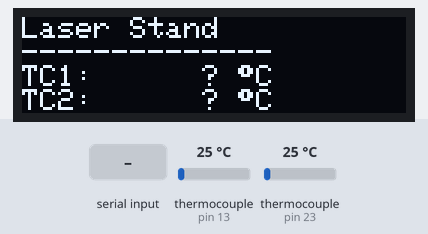
A sketch run on a simulated Arduino Uno, built with avr-gcc and run on an emulated ATmega328P. Parts: 128×32 one-colour display. Inputs (shaded band) come from the test bench; at power-on: thermocouple (sensors on pin 13, pin 23) 25 °C. The display library's start-up logo is not drawn; what the sketch prints to the serial monitor is not drawn.

Above: at 3.2 s.
3.3 s: "90,45\n" received over Serial
Timing chart, 0 to 6.3 s (numbered marks = the images above; inputs shaded):
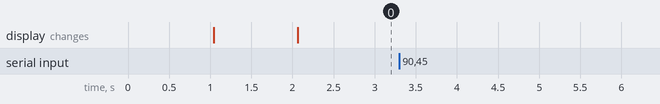

Measured:
- after the input at 3.3 s, every drawn part: stays the same

The sketch:

dual_tc_logger.ino
```cpp
#include <SPI.h>
#include <Wire.h>
#include "Adafruit_MAX31855.h"
#include <Adafruit_GFX.h>
#include <Adafruit_SSD1306.h>

#define SCREEN_WIDTH 128 // OLED display width, in pixels
#define SCREEN_HEIGHT 32 // OLED display height, in pixels

#define MAXDO1 12
#define MAXCS1 13
#define MAXCLK1 15

#define MAXDO2 19
#define MAXCS2 23
#define MAXCLK2 5

#define I2C_SDA 33
#define I2C_SCL 32

#define N_POINTS 2000

// Declaration for an SSD1306 display connected to I2C (SDA, SCL pins)
#define OLED_RESET     -1 // Reset pin # (or -1 if sharing Arduino reset pin)
#define SCREEN_ADDRESS 0x3C ///< See datasheet for Address; 0x3D for 128x64, 0x3C for 128x32

Adafruit_SSD1306 display(SCREEN_WIDTH, SCREEN_HEIGHT, &Wire, OLED_RESET);

//Initialize the Thermocouple
Adafruit_MAX31855 thermocouple1(MAXCLK1, MAXCS1, MAXDO1);
Adafruit_MAX31855 thermocouple2(MAXCLK2, MAXCS2, MAXDO2);

char responseBuffer[50];
unsigned long dt = 5;  // 10 ms
unsigned long lcdInterval;
unsigned long lcdPreviousMillis;
unsigned long duration = 5000;
char dataLineBuffer[20];
double elapsedTime;


bool logFlag;
bool hasLog;
String logData;
unsigned long logStartTime;

void lcdTemperature(double t1, double t2) {
  char buff[30]; // Buffer big enough for 7-character float
  display.clearDisplay();
  display.setTextSize(1);      // Normal 1:1 pixel scale
  display.setTextColor(SSD1306_WHITE); // Draw white text
//  display.cp437(true);         // Use full 256 char 'Code Page 437' font
  display.setCursor(0, 0);     // Start at top-left corner
  display.println("Laser Stand");
  display.println("--------------");
  snprintf(buff, sizeof(buff), "TC1: %6.2f \367C\nTC2: %6.2f \367C", t1, t2);
  display.println(buff);
  display.display();
  delay(10);
}


void setup() {
  Serial.begin(115200);
  delay(500);
  //I2CLCD.begin(I2C_SDA, I2C_SCL, 400000);
  // SSD1306_SWITCHCAPVCC = generate display voltage from 3.3V internally
  delay(500);
  if(!display.begin(SSD1306_SWITCHCAPVCC, SCREEN_ADDRESS)) {
    Serial.println(F("SSD1306 allocation failed"));
    for(;;); // Don't proceed, loop forever
  }

  // Show initial display buffer contents on the screen --
  // the library initializes this with an Adafruit splash screen.
  display.display();
  delay(1000); // Pause for 1 seconds

  // Clear the buffer
  display.clearDisplay();

  // Draw a single pixel in white
  display.drawPixel(10, 10, WHITE);
  logFlag = false;
  hasLog = false;
  lcdInterval = 200;
  lcdPreviousMillis = 0;
}
void loop() {
   double t1;
   double t2;
   double estimatedDt;

   unsigned long currentMillis = millis();
   char tempBuffer[50];
   unsigned long interval;
   String input;
   char rxChar;
//   double c1 = thermocouple1.readCelsius();
//   double c2 = thermocouple2.readCelsius();

   if(Serial.available()) {
	   input = Serial.readStringUntil(0x0D); // Read until line breaks
	   rxChar = input[0];
	   switch (rxChar) {
        case 0x69: // i as in id
            Serial.print("TCLOGGER\n");
            break;
  		case 0x6c: // l as in log
            elapsedTime = 0.0;
            logStartTime = currentMillis;
            logData = "";
            logFlag = true;
            hasLog = false;
  			break;
  		case 0x74: // t
            logFlag = false;
            if (input[1] == 0x3F) { // If '?' found
                sprintf(responseBuffer, "%lu", duration);
                Serial.print(responseBuffer);
                Serial.print("\n");
                break;
            }
            duration = (unsigned long) atol(input.substring(2).c_str());
            estimatedDt = (duration + 500) / N_POINTS;
            dt = (unsigned long) max(estimatedDt, 5.0);
            /*sprintf(responseBuffer, "%lu", dt);
            Serial.print(responseBuffer);
            Serial.print("\n");*/
  			break;
      case 0x72: // r as in read
        logFlag = false;
        if (hasLog) {
          Serial.print(logData);
          Serial.print("\n");
          hasLog = false;
          break;
        }
        t1 = thermocouple1.readCelsius();
        t2 = thermocouple2.readCelsius();
        snprintf(tempBuffer, sizeof(tempBuffer), "%6.2f,%6.2f", t1, t2);
        Serial.print(tempBuffer);
        Serial.print("\n");
        break;
  		default:
        logFlag = false;
  			Serial.print("ERR_CMD");
        Serial.print("\n");
	   }
   }

  interval = logFlag ? dt : lcdInterval;

  if ((unsigned long)(currentMillis - lcdPreviousMillis) >= interval) {
      t1 = thermocouple1.readCelsius();
      t2 = thermocouple2.readCelsius();
      if (logFlag) {
        elapsedTime = (double) (currentMillis - logStartTime) / 1000.0;
        snprintf(dataLineBuffer, sizeof(dataLineBuffer), "%6.4f,%6.2f,%6.2f", elapsedTime, t1, t2);
        logData = logData + dataLineBuffer + ";";
        hasLog = true;
        if (int(elapsedTime * 1000.0) >= duration + 500) {
          logFlag = false;
        }
      } else {
        lcdTemperature(t1, t2);
      }
      lcdPreviousMillis = currentMillis;
  }

}
```
